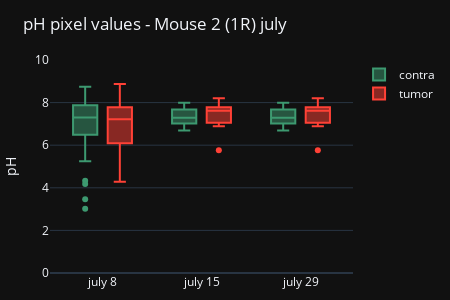

Notebook source saved alongside this figure:
### Code cell
import plotly.graph_objects as go

fig = go.Figure()

# fig.add_trace(go.Box(
#     y=np.hstack((flattened_ph_dicts[0]['whole'], flattened_ph_dicts[1]['whole'])),
#     x=np.hstack((len(flattened_ph_dicts[0]['whole'])*['july 8'], len(flattened_ph_dicts[1]['whole'])*['july 15'])),
#     name='whole',
#     marker_color='#FF851B',
# ))

fig.add_trace(go.Box(
    y=np.hstack((flattened_ph_dicts[0]['contra'], flattened_ph_dicts[1]['contra'], flattened_ph_dicts[2]['contra'])),
    x=np.hstack((len(flattened_ph_dicts[0]['contra'])*['july 8'], len(flattened_ph_dicts[1]['contra'])*['july 15'],  len(flattened_ph_dicts[2]['contra'])*['july 29'])),
    name='contra',
    marker_color='#3D9970',
))

fig.add_trace(go.Box(
    y=np.hstack((flattened_ph_dicts[0]['tumor'], flattened_ph_dicts[1]['tumor'], flattened_ph_dicts[2]['tumor'])),
    x=np.hstack((len(flattened_ph_dicts[0]['tumor'])*['july 8'], len(flattened_ph_dicts[1]['tumor'])*['july 15'], len(flattened_ph_dicts[2]['tumor'])*['july 29'])),
    name='tumor',
    marker_color='#FF4136',
))

fig.update_layout(
    yaxis_title='pH',
    boxmode='group', # group together boxes of the different traces for each value of x,
    yaxis=dict(range=[0, 10]),  # Set y-axis limits
    width=450,
    height=300,
    margin=dict(l=20, r=40, t=60, b=10),  # Adjust top and bottom margins
    title=f'pH pixel values - Mouse {phantom_choice} ({subject_dict["sub_name"]}) {date}'
)
fig.show()

# Save to PNG file (requires kaleido)
pio.write_image(fig, os.path.join(save_path, 'ph_boxplot.jpeg'))

### Figure 1 — Plotly figure (JSON) as saved in the notebook; plotly's stock layout.template omitted (floating-point values rounded to 4 significant figures)
{"data": [{"marker": {"color": "#3D9970"}, "name": "contra", "x": ["july 8", "july 8", "july 8", "july 8", "july 8", "july 8", "july 8", "july 8", "july 8", "july 8", "july 8", "july 8", "july 8", "july 8", "july 8", "july 8", "july 8", "july 8", "july 8", "july 8", "july 8", "july 8", "july 8", "july 8", "july 8", "july 8", "july 8", "july 8", "july 8", "july 8", "july 8", "july 8", "july 8", "july 8", "july 8", "july 15", "july 15", "july 15", "july 15", "july 15", "july 15", "july 15", "july 15", "july 15", "july 15", "july 15", "july 15", "july 15", "july 29", "july 29", "july 29", "july 29", "july 29", "july 29", "july 29", "july 29", "july 29", "july 29", "july 29", "july 29", "july 29"], "y": [7.554, 7.588, 7.122, 6.868, 6.487, 5.251, 4.182, 7.5, 8.097, 7.615, 8.566, 8.517, 7.672, 7.15, 7.138, 8.014, 7.662, 7.297, 6.914, 6.778, 5.849, 6.502, 7.945, 8.325, 7.598, 6.337, 8.739, 7.477, 5.453, 3.468, 3.012, 4.335, 6.631, 8.364, 7.968, 7.21, 7.436, 7.995, 7.583, 7.434, 7.159, 7.965, 7.053, 6.892, 7.286, 6.881, 6.692, 7.958, 7.21, 7.436, 7.995, 7.583, 7.434, 7.159, 7.965, 7.053, 6.892, 7.286, 6.881, 6.692, 7.958], "type": "box"}, {"marker": {"color": "#FF4136"}, "name": "tumor", "x": ["july 8", "july 8", "july 8", "july 8", "july 8", "july 8", "july 8", "july 8", "july 8", "july 8", "july 8", "july 8", "july 8", "july 8", "july 8", "july 8", "july 8", "july 8", "july 8", "july 8", "july 8", "july 8", "july 8", "july 8", "july 8", "july 8", "july 8", "july 8", "july 8", "july 8", "july 8", "july 8", "july 8", "july 8", "july 8", "july 8", "july 8", "july 15", "july 15", "july 15", "july 15", "july 15", "july 15", "july 15", "july 15", "july 15", "july 15", "july 15", "july 15", "july 15", "july 15", "july 29", "july 29", "july 29", "july 29", "july 29", "july 29", "july 29", "july 29", "july 29", "july 29", "july 29", "july 29", "july 29", "july 29"], "y": [8.793, 6.046, 4.457, 7.131, 8.193, 4.289, 6.901, 7.917, 7.815, 8.361, 8.876, 6.813, 7.214, 7.282, 7.59, 7.86, 7.311, 6.1, 5.29, 5.794, 4.787, 5.821, 7.479, 7.391, 6.687, 7.275, 7.935, 6.907, 5.864, 7.426, 7.213, 6.343, 5.521, 6.099, 6.783, 7.909, 7.768, 7.732, 7.744, 7.053, 7.413, 7.26, 6.951, 7.669, 7.778, 7.783, 7.572, 6.884, 8.2, 7.862, 5.769, 7.732, 7.744, 7.053, 7.413, 7.26, 6.951, 7.669, 7.778, 7.783, 7.572, 6.884, 8.2, 7.862, 5.769], "type": "box"}], "layout": {"yaxis": {"title": {"text": "pH"}, "range": [0, 10]}, "margin": {"l": 20, "r": 40, "t": 60, "b": 10}, "boxmode": "group", "width": 450, "height": 300, "title": {"text": "pH pixel values - Mouse 2 (1R) july"}}}
